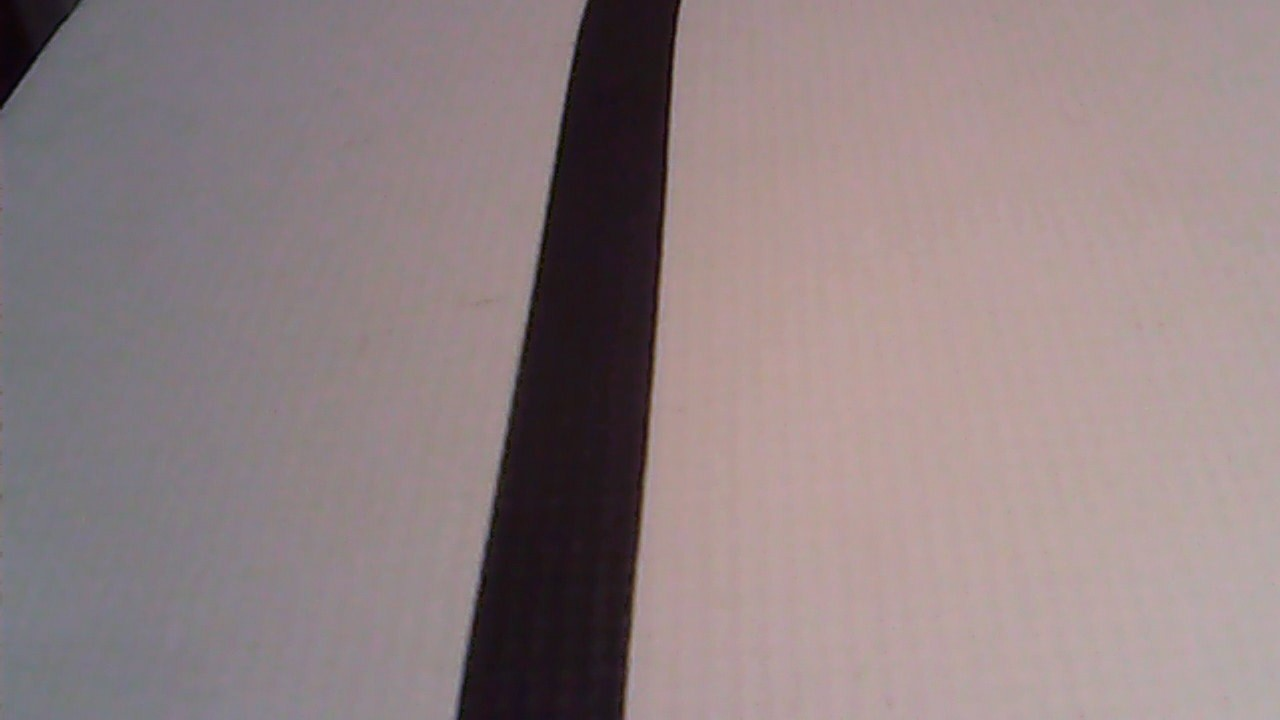
#> input picture Examples/WIN_20230617_22_11_44_Pro.jpg, 1280 x 720 px, found by its file name
$ python LF_Skeletonize.py
#> lines starting #> are read from the running program, lines starting #| are printed output that depends on the picture; after the words box and inside, x2 and y2 are one past the last pixel; in counts of white or black regions, pixels touching at a corner belong together
import numpy as np
import cv2
from skimage.morphology import medial_axis
import math

img = cv2.imread(r"C:\Users\noah.robb\OneDrive - Department for Education\History\Pictures\Camera Roll\Examples\WIN_20230617_22_11_44_Pro.jpg")
#> img is the input picture: shape (720, 1280, 3); mean B, G, R 130.6, 129.2, 144.5

h, w, c = img.shape
#> h = 720; w = 1280; c = 3

Xmid = int(w / 2)
#> Xmid = 640
Ymid = int(h / 2)
#> Ymid = 360

gray = cv2.cvtColor(img, cv2.COLOR_BGR2GRAY)
blurred = cv2.medianBlur(gray, 9)
_, thresholded = cv2.threshold(blurred, 0, 255, cv2.THRESH_BINARY + cv2.THRESH_OTSU)
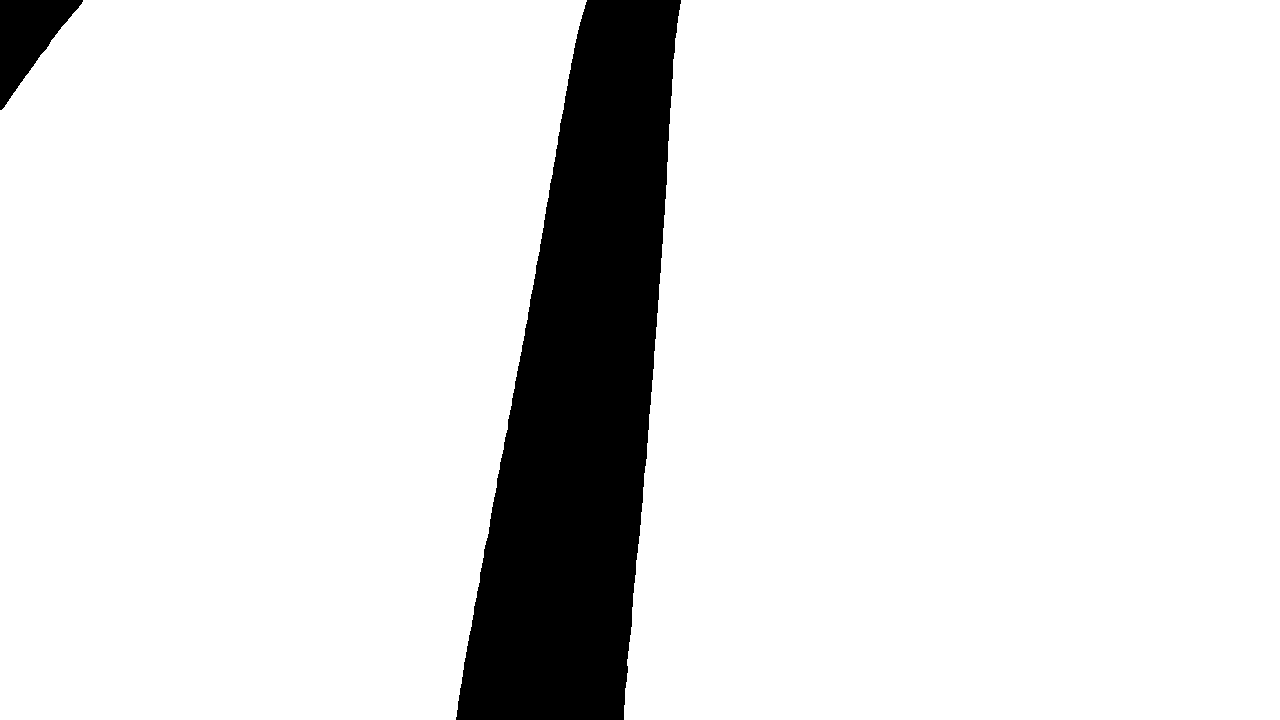
#> thresholded: shape (720, 1280); 89.1% white; 2 black regions, box (x1, y1, x2, y2) and area: (456, 0, 681, 720) 95961, (0, 0, 83, 110) 4595

inverted_thresholded = cv2.bitwise_not(thresholded)

skeleton, dist = medial_axis(inverted_thresholded, return_distance=True)
#> skeleton: shape (720, 1280) bool; 0.1% white in thin lines or dots, all inside (x1, y1, x2, y2) = (0, 0, 634, 720)
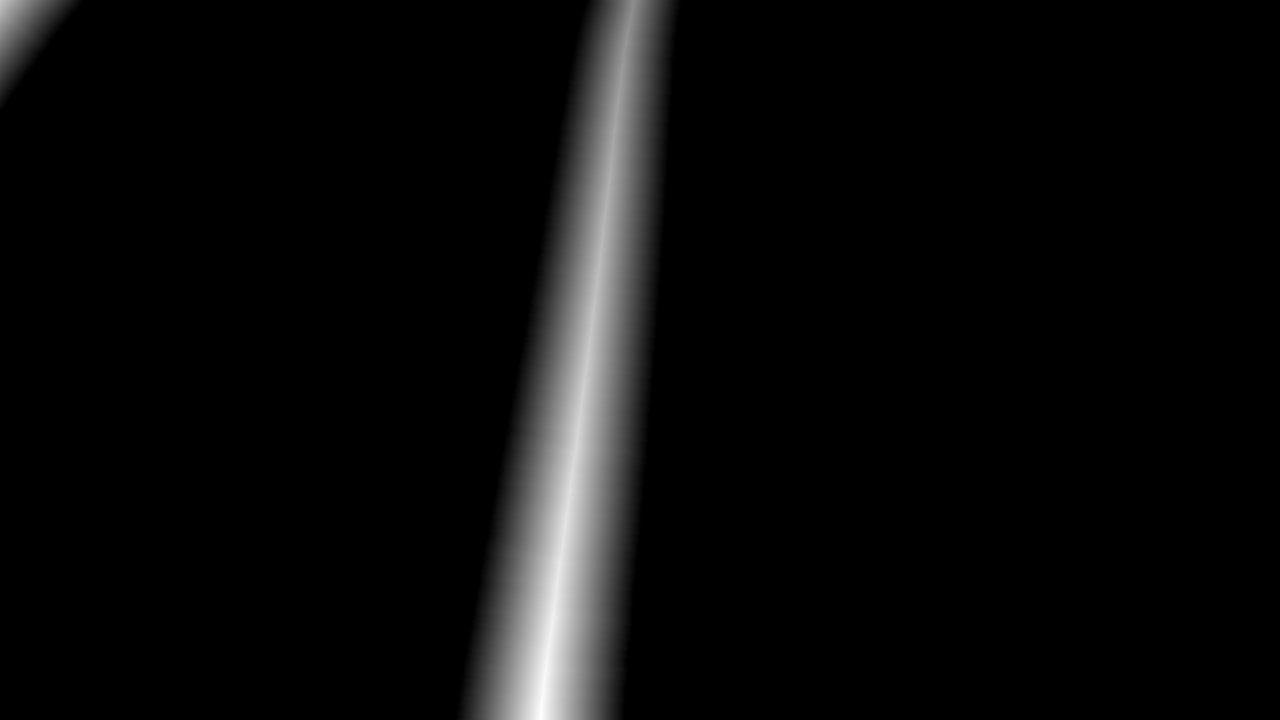
#> dist: shape (720, 1280) float64; min 0, max 83.6, mean 3.7; drawn with min black and max white

dist_on_skel = dist * skeleton
skeleton = (255 * dist_on_skel).astype(np.uint8)

Line = cv2.findNonZero(skeleton)
#> Line = contour of 901 points, box (x1, y1, x2, y2) (0, 0, 634, 720), area 193378

outlier_threshold = 10  # Adjust this value based on your requirements

filtered_pixel_coords = []
prev_point = None

for pixel in Line:
    x, y = pixel[0]

    if prev_point is not None:
        prev_x, prev_y = prev_point
        distance = math.sqrt((x - prev_x) ** 2 + (y - prev_y) ** 2)

        if distance <= outlier_threshold:
            filtered_pixel_coords.append([x, y])
    else:
        filtered_pixel_coords.append([x, y])

    prev_point = [x, y]
#> this loop made 901 passes
#> (x, y, prev_x, prev_y, distance) on passes 2 to 13: (2, 0, 1, 0, 1), (3, 0, 2, 0, 1), (4, 0, 3, 0, 1), (5, 0, 4, 0, 1), (6, 0, 5, 0, 1), (7, 0, 6, 0, 1), (8, 0, 7, 0, 1), (9, 0, 8, 0, 1), (10, 0, 9, 0, 1), (12, 0, 10, 0, 2), (13, 0, 12, 0, 1), (14, 0, 13, 0, 1)
#> (x, y, prev_x, prev_y) on pass 100: (0, 13, 631, 12)
#> after the loop, filtered_pixel_coords = 686 pairs, first value 1 to 617, second value 0 to 719

pixel_Coords = filtered_pixel_coords
#> pixel_Coords has the same summary as filtered_pixel_coords

averaged_coords = []
avg = [0, 0]
count = 0

for i, coord in enumerate(pixel_Coords):
    avg[0] += coord[0]
    avg[1] += coord[1]
    count += 1

    if count == 50 or i == len(pixel_Coords) - 1:
        avg[0] //= count
        avg[1] //= count
        averaged_coords.append(avg.copy())
        avg = [0, 0]
        count = 0
#> this loop made 686 passes
#> coord on passes 1 to 12: [1, 0], [2, 0], [3, 0], [4, 0], [5, 0], [6, 0], [7, 0], [8, 0], [9, 0], [10, 0], [12, 0], [13, 0]
#> after the loop, averaged_coords = [[26, 0], [350, 62], [611, 158], [605, 208], [599, 258], [593, 308], [587, 358], [580, 408], [573, 458], [567, 508], [560, 558], [553, 608], [546, 658], [541, 701]]; count = 0

for i in range(len(averaged_coords) - 1):
    pt1 = (averaged_coords[i][0], averaged_coords[i][1])
    pt2 = (averaged_coords[i + 1][0], averaged_coords[i + 1][1])
    cv2.line(img, pt1, pt2, (0, 255, 0), 2)
#> this loop made 13 passes
#> (pt1, pt2) on passes 1 to 12: ((26, 0), (350, 62)), ((350, 62), (611, 158)), ((611, 158), (605, 208)), ((605, 208), (599, 258)), ((599, 258), (593, 308)), ((593, 308), (587, 358)), ((587, 358), (580, 408)), ((580, 408), (573, 458)), ((573, 458), (567, 508)), ((567, 508), (560, 558)), ((560, 558), (553, 608)), ((553, 608), (546, 658))
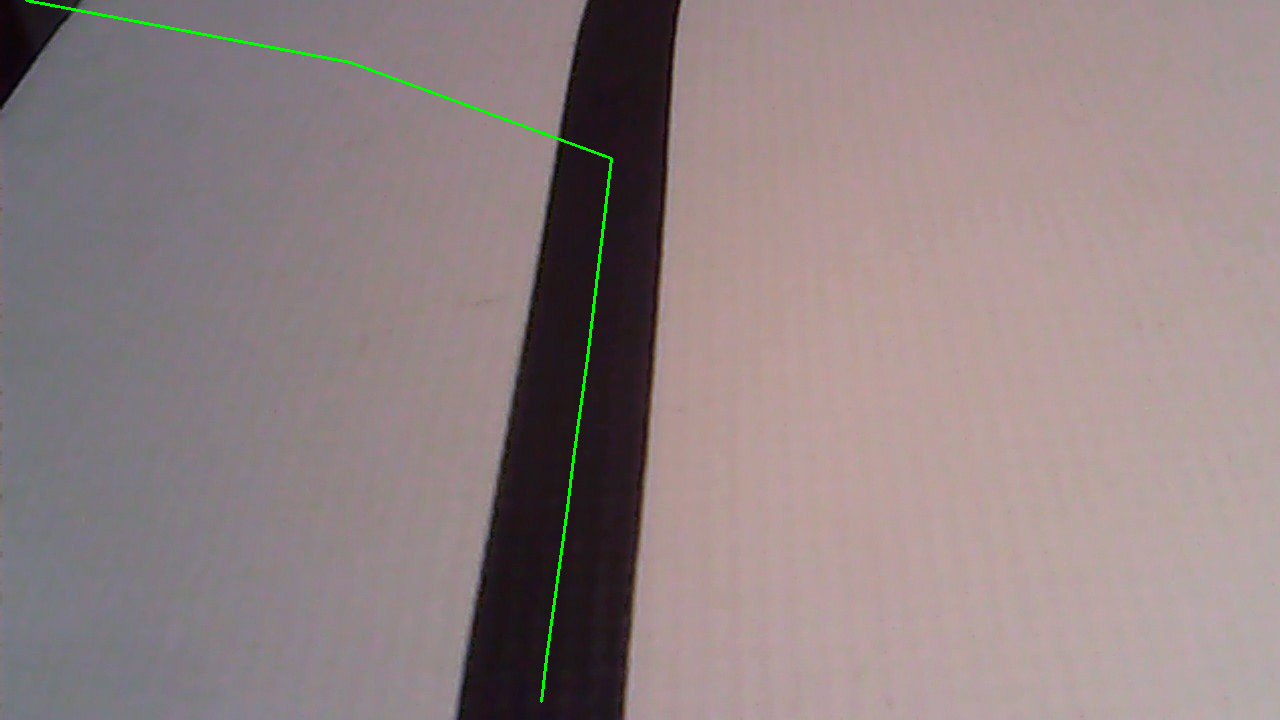
#> img: shape (720, 1280, 3); 0.36% of pixels changed, all inside (x1, y1, x2, y2) = (25, 0, 613, 703)

for i in range(5):
    i+=1
    cv2.circle(img, (Xmid, i * 80), 5, (0, 0, 255), -1)

    matching = [coord for coord in pixel_Coords if coord[1] == (i * 80)]
    if len(matching) > 0:
        cv2.line(img, (Xmid, i * 80), (matching[0][0], matching[0][1]),(0,255,0),2)
#> this loop made 5 passes
#> matching on passes 2 to 5: [[611, 160]], [[602, 240]], [[592, 320]], [[582, 400]]
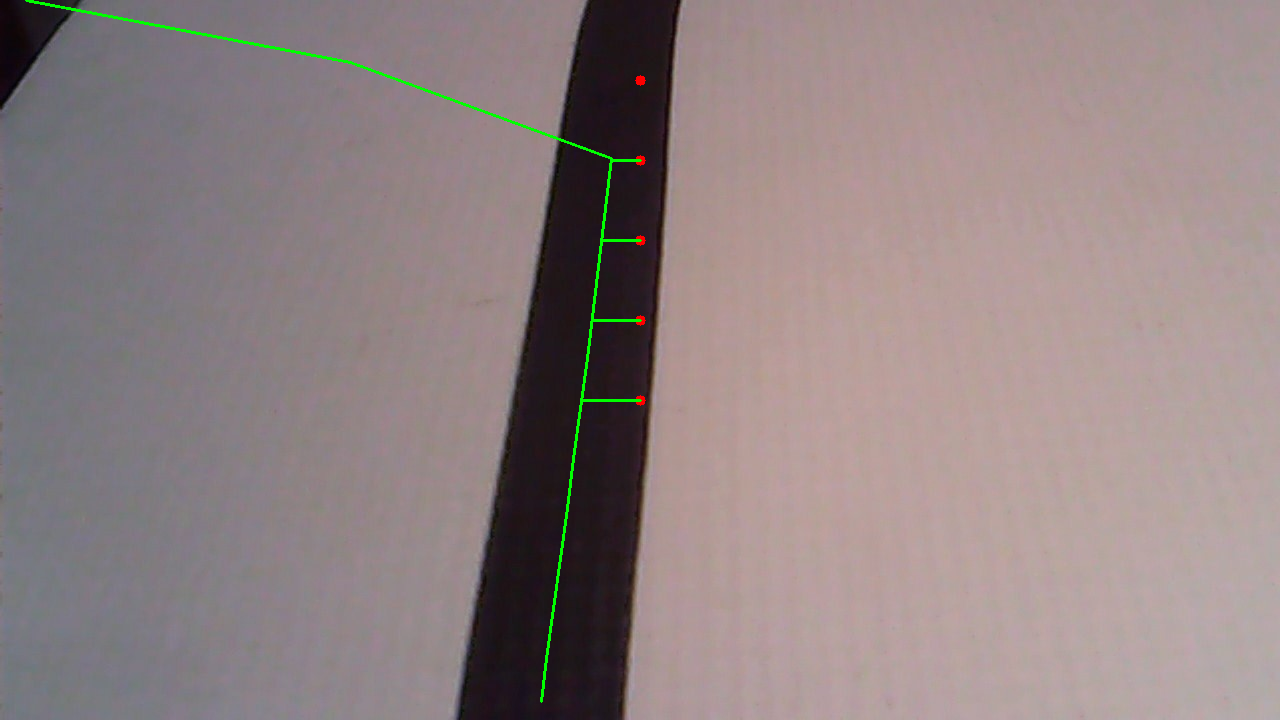
#> img: shape (720, 1280, 3); 0.09% of pixels changed, all inside (x1, y1, x2, y2) = (583, 75, 646, 406)

cv2.imshow('black', img)
cv2.imshow('img', skeleton)

k = cv2.waitKey(0) & 0xff
#> (key Esc is pressed here)
if k==27:
    cv2.destroyAllWindows()

$ run again, with Examples/WIN_20230617_22_11_49_Pro.jpg copied over Examples/WIN_20230617_22_11_44_Pro.jpg
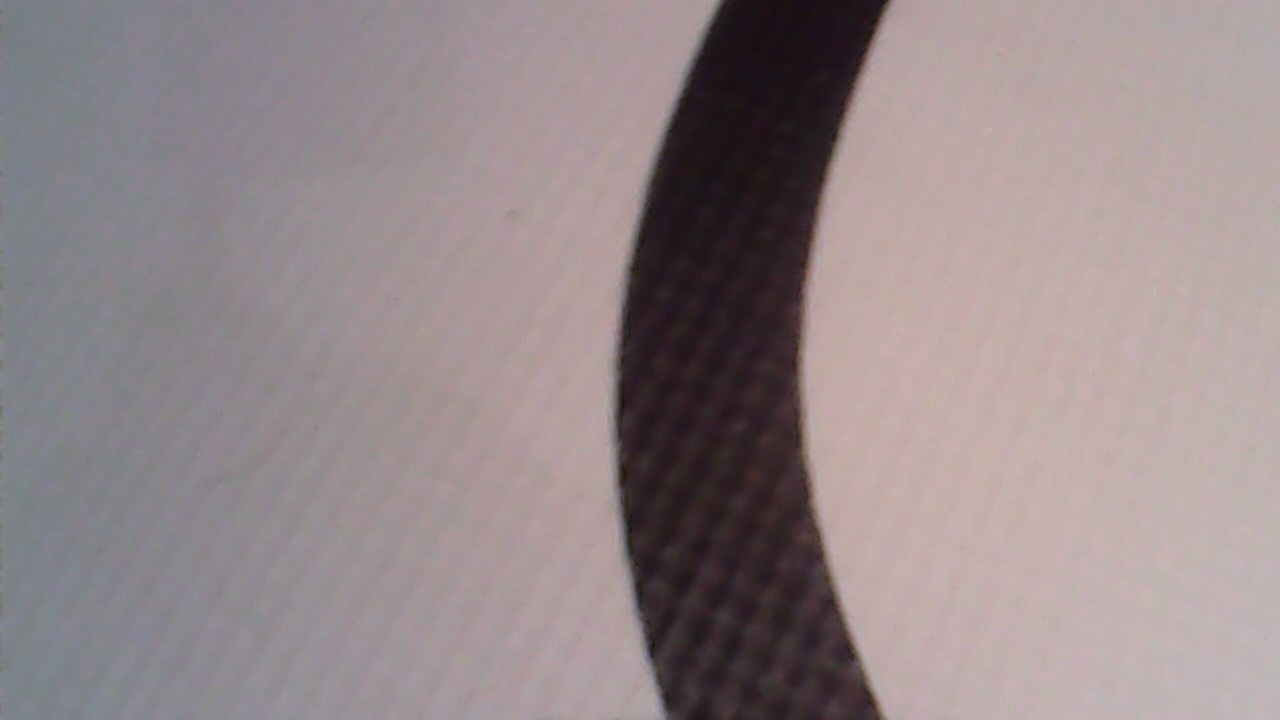
#> input picture Examples/WIN_20230617_22_11_49_Pro.jpg, 1280 x 720 px, found by its file name
#> img is the input picture: shape (720, 1280, 3); mean B, G, R 138.4, 136.4, 149.1
#> `_, thresholded = cv2.threshold(blurred, 0, 255, cv2.THRESH_BINARY + cv..`:
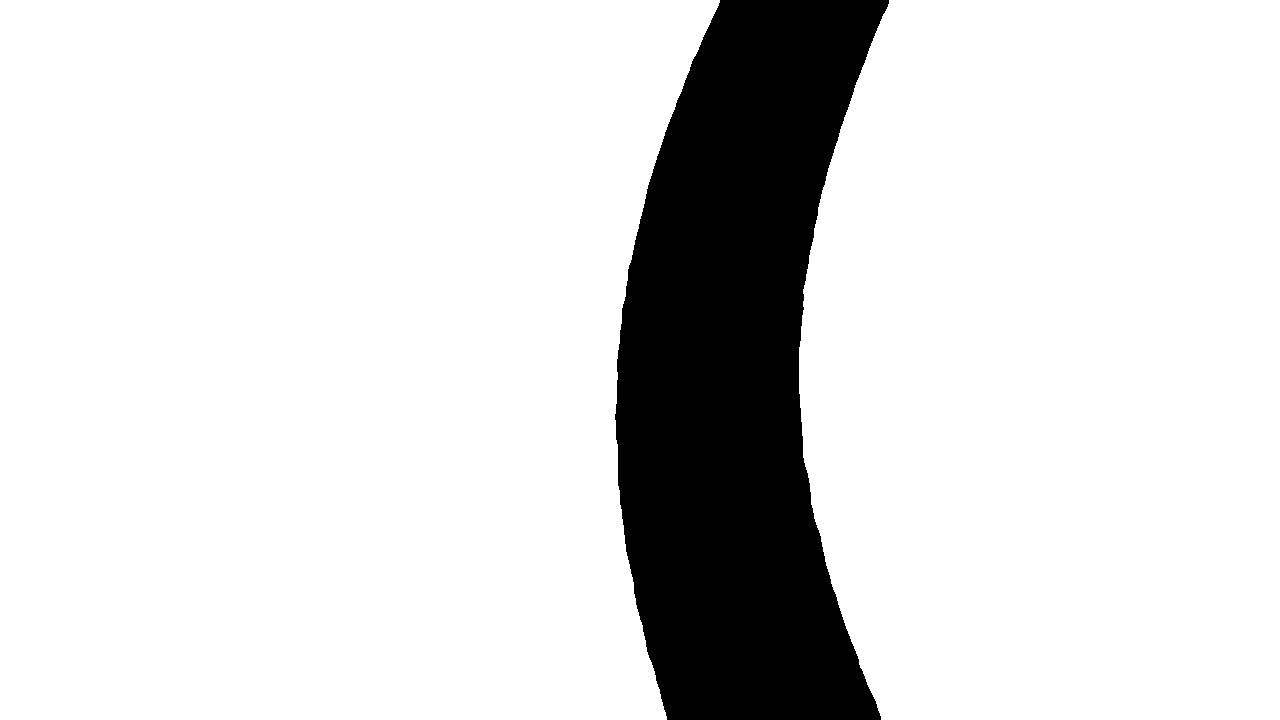
#> thresholded: shape (720, 1280); 85.5% white; 1 black region, box (x1, y1, x2, y2) and area: (615, 0, 889, 720) 133555
#> Line = contour of 718 points, box (x1, y1, x2, y2) (708, 0, 801, 720), area 35099
#> the loop `for pixel in Line:` made 718 passes
#> (x, prev_x, distance, prev_point) on passes 3 to 10: (800, 800, 1, [800, 2]), (800, 800, 1, [800, 3]), (800, 800, 1, [800, 4]), (800, 800, 1, [800, 5]), (799, 800, 1.41, [799, 6]), (799, 799, 1, [799, 7]), (799, 799, 1, [799, 8]), (799, 799, 1, [799, 9])
#> after the loop `for pixel in Line:`: filtered_pixel_coords = 718 pairs, first value 708 to 800, second value 0 to 719
#> pixel_Coords has the same summary as filtered_pixel_coords
#> the loop `for i, coord in enumerate(pixel_Coords):` made 718 passes
#> coord on passes 1 to 8: [800, 0], [800, 1], [800, 2], [800, 3], [800, 4], [800, 5], [799, 6], [799, 7]
#> after the loop `for i, coord in enumerate(pixel_Coords):`: averaged_coords = [[793, 24], [774, 74], [755, 125], [739, 175], [727, 225], [717, 275], [711, 325], [708, 375], [708, 425], [711, 475], [719, 526], [729, 576], [742, 626], [758, 676], [767, 710]]; count = 0
#> the loop `for i in range(len(averaged_coords) - 1):` made 14 passes
#> (pt1, pt2) on passes 1 to 8: ((793, 24), (774, 74)), ((774, 74), (755, 125)), ((755, 125), (739, 175)), ((739, 175), (727, 225)), ((727, 225), (717, 275)), ((717, 275), (711, 325)), ((711, 325), (708, 375)), ((708, 375), (708, 425))
#> the loop `for i in range(5):` made 5 passes
#> matching on passes 1 to 3: [[772, 80]], [[744, 160]], [[724, 240]]
#> after the loop `for i in range(5):`:
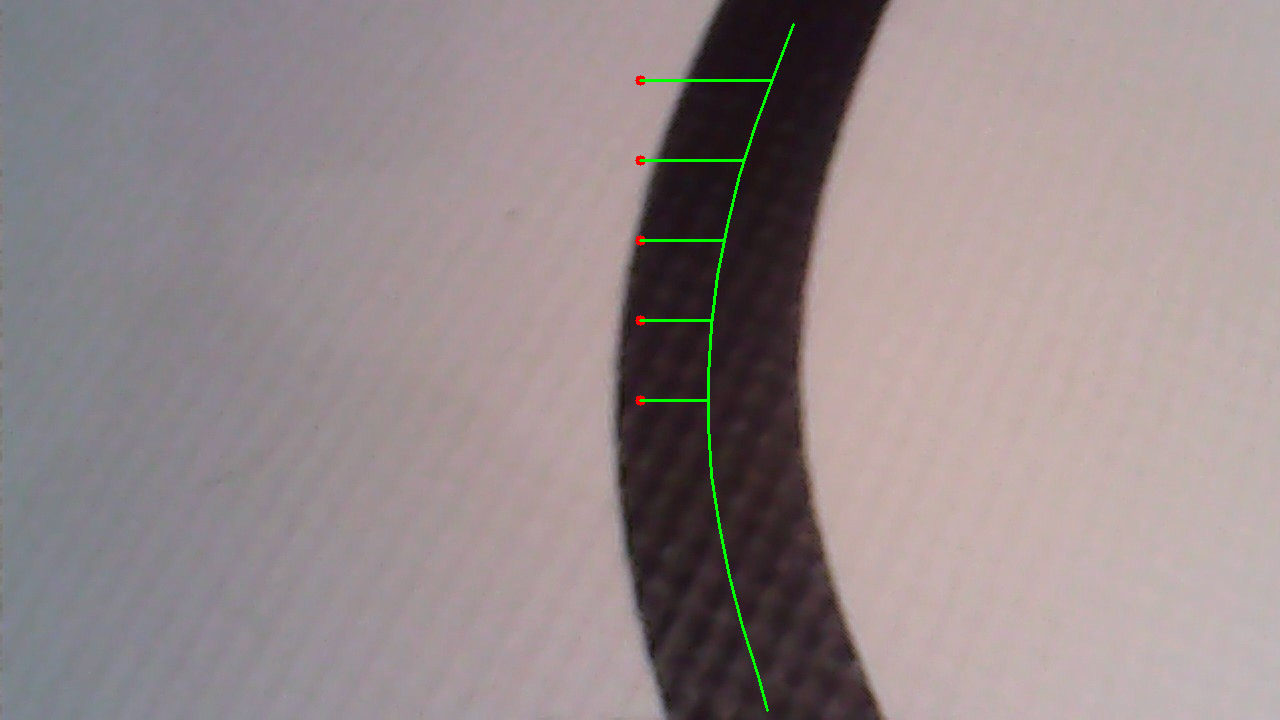
#> img: shape (720, 1280, 3); mean B, G, R 138.2, 137.2, 149
